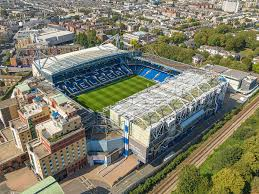
#> input picture Pertemuan 4/Transformasi Citra Digital/image.jpeg, 259 x 194 px
$ python Translasi-rotasi.py
#> lines starting #> are read from the running program, lines starting #| are printed output that depends on the picture
import cv2
import numpy as np
# Membaca gambar
image = cv2.imread('image.jpeg')
#> image is the input picture: shape (194, 259, 3); mean B, G, R 106.3, 125.9, 127
# Mendapatkan dimensi gambar
(h, w) = image.shape[:2]
#> h = 194; w = 259
# Translasi
M_translation = np.float32([[1, 0, 50], [0, 1, 100]])
translated_image = cv2.warpAffine(image, M_translation, (w, h))
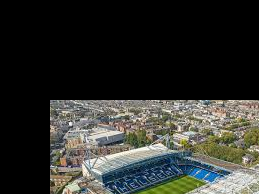
#> translated_image: shape (194, 259, 3); mean B, G, R 45.5, 49.9, 48.7
# Rotasi 45 derajat
center = (w // 2, h // 2)
#> center = (129, 97)
M_rotation = cv2.getRotationMatrix2D(center, 45, 1.0)
rotated_image = cv2.warpAffine(image, M_rotation, (w, h))
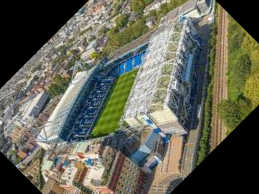
#> rotated_image: shape (194, 259, 3); mean B, G, R 86.3, 100.4, 99.8
# Menampilkan hasil
cv2.imshow('Translated Image', translated_image)
cv2.imshow('Rotated Image', rotated_image)
cv2.waitKey(0)
cv2.destroyAllWindows()
